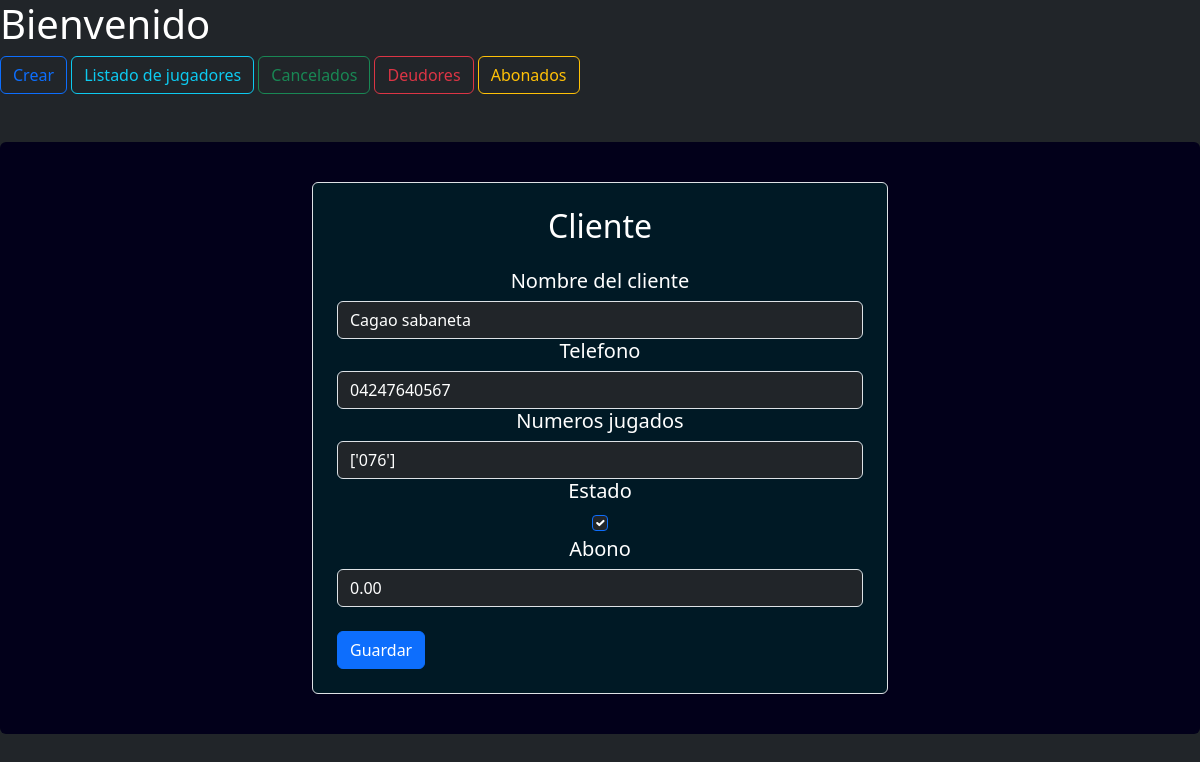
The app's page /actualizar/2/ with its own data.
### clientes/models.py (models this page shows, shortened)
class Cliente(models.Model):
    nombre = models.CharField(verbose_name='nombre del cliente',max_length=50,unique=True)
    telefono = models.CharField(verbose_name='telefono',max_length=11)
    numeros = models.JSONField(verbose_name='numeros jugados',default=list)
    estado = models.BooleanField(verbose_name='estado',default=False)
    abono = models.DecimalField(verbose_name='Abono', decimal_places=2, max_digits=12,default=0.00)
    fecha_registro = models.DateTimeField(auto_now_add=True)
    fecha_actualizacion = models.DateTimeField(auto_now=True)
    class Meta:
        ordering = ['fecha_registro']

### clientes/views.py (the view, shortened to what this page needs)
# urls.py: path("actualizar/<int:pk>/", Actualizar_jugador_view.as_view(), name='actualizar'),
class Actualizar_jugador_view(UpdateView):
    model = Cliente
    form_class = Form_creacion_jugador
    template_name = "actualizacion.html"

### clientes/forms.py
class Form_creacion_jugador(forms.ModelForm):
    class Meta:
        model = Cliente
        fields = '__all__'
        widgets = {
            'estado': forms.CheckboxInput(attrs={'class': 'form-check-input'}),
        }

### clientes/templatetags/custom_tags.py (called while the page is built)
@register.filter(name='replace')
def replace_comma(value):
    return str(value).replace(',', '.')

### templates/actualizacion.html (shortened to what this page needs)
{% extends "Base.html" %}
{% load custom_tags %}
{% block container %}
<div
  class="p-4 rounded text-white mt-5 d-flex justify-content-center"
  style="background-color: rgb(2, 0, 26)"
>
  <form
    action=""
    method="post"
    class="form-group p-4 border rounded w-50 mt-3 mb-3"
    style="border-color: #caf438; background-color: #001925; color: white"
  >
    <h2 class="text-center mb-4">Cliente</h2>
    {% for field in form %}
        <h5 class="text-center"> {{ field.label }} </h5>
          {% if field.name == 'estado' %}
          <div class="form-check d-flex justify-content-center">
                 <input
                type="checkbox"
                name="{{ field.name }}"
                id="{{ field.id_for_label }}"
                value="true"
                class="form-check-input bg-dark text-white"
                {% if field.initial %}checked{% endif %}
              />
            </div>
          {% elif field.name == 'abono' %}
            <input
            type="{{ field.field.widget.input_type }}"
            name="{{ field.name }}"
            id="{{ field.id_for_label }}"
            value="{{ field.initial|replace }}"
            class="form-control bg-dark text-white"
            />
          {% else %}
            <input
            type="{{ field.field.widget.input_type }}"
            name="{{ field.name }}"
            id="{{ field.id_for_label }}"
            value="{{ field.initial }}"
            class="form-control bg-dark text-white"
            />
        {% endif %}
    {% endfor %}
    <button type="submit" class="btn btn-primary mt-4"> Guardar</button>
    </form>
</div>
{% endblock container %}

### records on screen
Cliente: nombre "Cagao sabaneta" "04247640567" "['076']", abono "0.00"

### other values on screen
{{ field.label }} "Nombre del cliente" "Telefono" "Numeros jugados" "Estado" "Abono"
